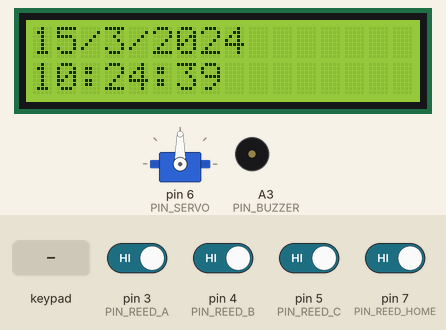
Bench run of a sketch on a simulated Arduino Mega 2560, built with avr-gcc and run on an emulated ATmega2560. Parts: 16×2 character LCD, servo, buzzer (waves = sounding, pin HIGH). Inputs (shaded band) come from the test bench; at power-on: pin 3 (PIN_REED_A), pin 4 (PIN_REED_B), pin 5 (PIN_REED_C), pin 7 (PIN_REED_HOME) HIGH. The local clock reads 2024-03-15 10:24:30 at power-on unless the sketch sets it.

Above: at 9.8 s.
9.9 s: key 'A' pressed
At 10.7 s:
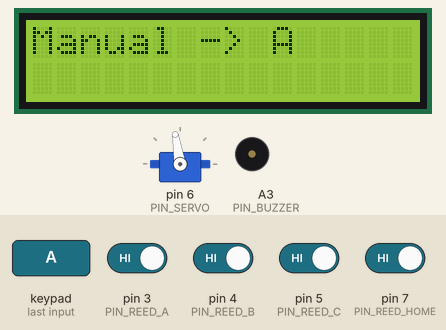
12.9 s: pin 3 (PIN_REED_A) driven LOW
At 14.1 s:
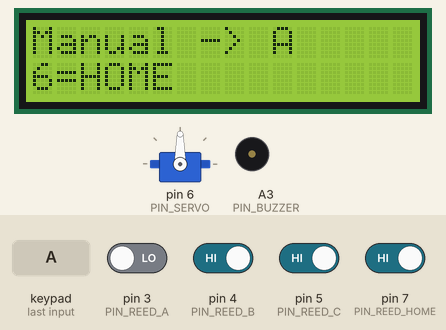
14.4 s: key '6' pressed
At 15.8 s:
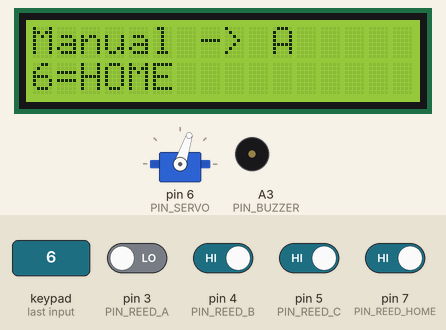
17.4 s: key 'B' pressed
At 22.0 s:
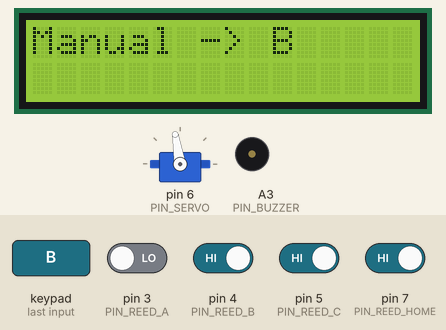
22.4 s: key 'C' pressed
At 29.4 s:
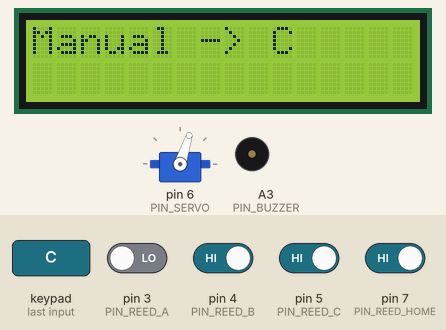
31.4 s: key 'D' pressed
At 36.8 s:
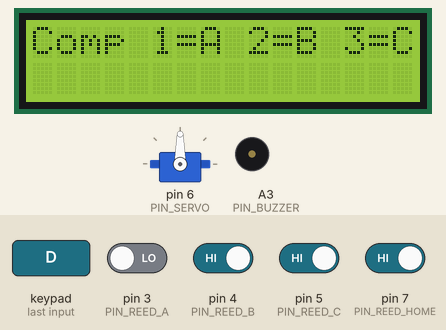
Timing chart, 0 to 37.7 s (numbered marks = the images above; inputs shaded):
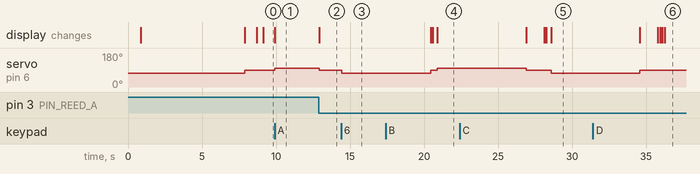

The sketch:

Code-V2.ino
```cpp
#include <Wire.h>
#include <RTClib.h>
#include <LiquidCrystal.h>
#include <Keypad.h>
#include <Servo.h>

// ===================== Hardware mapping =====================
static const uint8_t PIN_SERVO   = 6;
static const uint8_t PIN_BUZZER  = A3;

// Reeds (INPUT_PULLUP => activo LOW)
static const uint8_t PIN_REED_HOME = 7;
static const uint8_t PIN_REED_A    = 3;
static const uint8_t PIN_REED_B    = 4;
static const uint8_t PIN_REED_C    = 5;

// Servo commands for continuous rotation
static const uint8_t SERVO_STOP = 90;
static const uint8_t SERVO_CW   = 99;
static const uint8_t SERVO_CCW  = 72;

// "ACK" key (silenciar / regresar HOME)
static const char KEY_ACK = '6';

// ===================== Keypad & LCD =====================
const byte FILAS = 4, COLUMNAS = 4;
char keys[FILAS][COLUMNAS] = {
  {'1','2','3','A'},
  {'4','5','6','B'},
  {'7','8','9','C'},
  {'*','0','#','D'}
};
byte pinesFilas[FILAS]       = {22,24,26,28};
byte pinesColumnas[COLUMNAS] = {30,32,34,36};

Keypad teclado = Keypad(makeKeymap(keys), pinesFilas, pinesColumnas, FILAS, COLUMNAS);
LiquidCrystal lcd(42,44,46,48,50,52);
RTC_DS3231 rtc;
Servo servito;

// ===================== Data structures =====================
enum Comp : uint8_t { HOME=0, A=1, B=2, C=3 };

struct CompCfg {
  uint8_t reedPin;
  uint8_t cmdTo;     // comando servo para ir a ese compartimento
  uint8_t cmdBack;   // comando servo para volver a HOME desde ese compartimento
  const char* name;  // etiqueta
};

CompCfg compCfg[] = {
  { PIN_REED_HOME, SERVO_CCW, SERVO_CCW, "HOME" }, // HOME
  { PIN_REED_A,    SERVO_CW,  SERVO_CCW, "A"    },
  { PIN_REED_B,    SERVO_CW,  SERVO_CCW, "B"    },
  { PIN_REED_C,    SERVO_CCW, SERVO_CW,  "C"    }  // invertido para camino corto
};

struct DoseTime {
  uint8_t hour;
  uint8_t minute;
  bool enabled;
};

// scheduleTbl[comp][dose]  comp: A,B,C => 1..3 ; dose: 0..2
DoseTime scheduleTbl[4][3]; // index 0(HOME) no se usa

// Anti re-disparo en el mismo minuto
int lastTriggeredKey = -1;          // key = comp*10 + dose
int lastTriggeredMinuteStamp = -1;  // stamp por minuto

// ===================== Helpers =====================
bool reedStableLOW(uint8_t pin, uint16_t debounce_ms=25){
  if (digitalRead(pin) != LOW) return false;
  delay(debounce_ms);
  return (digitalRead(pin) == LOW);
}

bool moveUntilReed(Comp target, uint8_t servoCmd, unsigned long timeout_ms=5000){
  unsigned long t0 = millis();
  servito.write(servoCmd);

  while (millis() - t0 < timeout_ms){
    if (reedStableLOW(compCfg[target].reedPin, 25)){
      servito.write(SERVO_STOP);
      return true;
    }
  }
  servito.write(SERVO_STOP);
  return false;
}

bool moveToComp(Comp target, unsigned long timeout_ms=5000){
  return moveUntilReed(target, compCfg[target].cmdTo, timeout_ms);
}

bool returnHomeFrom(Comp from, unsigned long timeout_ms=5000){
  return moveUntilReed(HOME, compCfg[from].cmdBack, timeout_ms);
}

void beepPattern(){
  tone(PIN_BUZZER, 880, 120);
  delay(180);
  noTone(PIN_BUZZER);
}

void showDateTime(const DateTime& now){
  lcd.setCursor(0,0);
  lcd.print(now.day()); lcd.print("/");
  lcd.print(now.month()); lcd.print("/");
  lcd.print(now.year());

  lcd.setCursor(0,1);
  if (now.hour()<10) lcd.print("0");
  lcd.print(now.hour()); lcd.print(":");
  if (now.minute()<10) lcd.print("0");
  lcd.print(now.minute()); lcd.print(":");
  if (now.second()<10) lcd.print("0");
  lcd.print(now.second());
}

int minuteStamp(const DateTime& now){
  return now.day()*24*60 + now.hour()*60 + now.minute();
}

// ===================== Manual open =====================
void manualOpen(Comp comp){
  lcd.clear();
  lcd.print("Manual -> ");
  lcd.print(compCfg[comp].name);

  bool okGo = moveToComp(comp, 6000);
  if (!okGo){
    lcd.clear();
    lcd.print("Error: no llega");
    lcd.setCursor(0,1);
    lcd.print("a comp ");
    lcd.print(compCfg[comp].name);
    delay(1200);
    lcd.clear();
    return;
  }

  lcd.setCursor(0,1);
  lcd.print("6=HOME");

  // Espera ACK para regresar
  while (true){
    char k = teclado.getKey();
    if (k == KEY_ACK) break;
    delay(50);
  }

  returnHomeFrom(comp, 6000);
  lcd.clear();
}

// ===================== Alarm handling =====================
void runAlarm(Comp comp, uint8_t doseIdx){
  lcd.clear();
  lcd.print("Alarma ");
  lcd.print(compCfg[comp].name);
  lcd.print(" D");
  lcd.print(doseIdx+1);
  lcd.setCursor(0,1);
  lcd.print("ACK ");
  lcd.print(KEY_ACK);

  bool okGo = moveToComp(comp, 6000);
  if (!okGo){
    lcd.clear();
    lcd.print("Error: no llega");
    lcd.setCursor(0,1);
    lcd.print("a comp ");
    lcd.print(compCfg[comp].name);
    delay(1200);
    lcd.clear();
    return;
  }

  while (true){
    beepPattern();
    char k = teclado.getKey();
    if (k == KEY_ACK) break;
  }

  bool okBack = returnHomeFrom(comp, 6000);
  if (!okBack){
    lcd.clear();
    lcd.print("Error: no HOME");
    delay(1200);
  }

  lcd.clear();
}

// ===================== Minimal UI: set one schedule =====================
bool read2Digits(uint8_t &value){
  char a = teclado.waitForKey();
  char b = teclado.waitForKey();
  if (a<'0'||a>'9'||b<'0'||b>'9') return false;
  value = (a-'0')*10 + (b-'0');
  return true;
}

void configOneDose(){
  lcd.clear();
  lcd.print("Comp 1=A 2=B 3=C");
  char kc = teclado.waitForKey();
  Comp comp = (kc=='1')?A:(kc=='2')?B:(kc=='3')?C:HOME;
  if (comp==HOME) { lcd.clear(); return; }

  lcd.clear();
  lcd.print("Dosis 1/2/3?");
  char kd = teclado.waitForKey();
  uint8_t d = (kd=='1')?0:(kd=='2')?1:(kd=='3')?2:255;
  if (d==255) { lcd.clear(); return; }

  lcd.clear();
  lcd.print("Hora (HH):");
  lcd.setCursor(0,1);
  uint8_t hh=0, mm=0;
  if(!read2Digits(hh) || hh>23) { lcd.clear(); lcd.print("HH invalida"); delay(900); lcd.clear(); return; }

  lcd.clear();
  lcd.print("Min (MM):");
  lcd.setCursor(0,1);
  if(!read2Digits(mm) || mm>59) { lcd.clear(); lcd.print("MM invalido"); delay(900); lcd.clear(); return; }

  scheduleTbl[comp][d].hour = hh;
  scheduleTbl[comp][d].minute = mm;
  scheduleTbl[comp][d].enabled = true;

  lcd.clear();
  lcd.print("Guardado ");
  lcd.print(compCfg[comp].name);
  lcd.print(" D"); lcd.print(d+1);
  delay(900);
  lcd.clear();
}

// ===================== Setup & loop =====================
void setup(){
  Wire.begin();

  lcd.begin(16,2);
  lcd.clear();
  lcd.print("Pastillero V2");
  delay(800);
  lcd.clear();

  if (!rtc.begin()){
    lcd.print("RTC FAIL");
    while(1);
  }
  // Ajuste RTC (solo 1 vez si lo necesitas):
  // rtc.adjust(DateTime(__DATE__, __TIME__));

  pinMode(PIN_BUZZER, OUTPUT);

  pinMode(PIN_REED_HOME, INPUT_PULLUP);
  pinMode(PIN_REED_A,    INPUT_PULLUP);
  pinMode(PIN_REED_B,    INPUT_PULLUP);
  pinMode(PIN_REED_C,    INPUT_PULLUP);

  servito.attach(PIN_SERVO);
  servito.write(SERVO_STOP);

  // Inicializa horarios deshabilitados
  for (int c=0;c<4;c++){
    for (int d=0;d<3;d++){
      scheduleTbl[c][d].hour = 0;
      scheduleTbl[c][d].minute = 0;
      scheduleTbl[c][d].enabled = false;
    }
  }

  // Homing automático
  lcd.print("Buscando HOME...");
  bool okHome = moveUntilReed(HOME, SERVO_CCW, 7000);
  lcd.clear();
  lcd.print(okHome ? "HOME OK" : "HOME FAIL");
  delay(800);
  lcd.clear();
}

void loop(){
  DateTime now = rtc.now();
  showDateTime(now);

  // Teclas manuales + config:
  // A/B/C -> abrir manual A/B/C
  // D     -> configurar una dosis
  char k = teclado.getKey();
  if (k == 'A'){
    manualOpen(A);
  } else if (k == 'B'){
    manualOpen(B);
  } else if (k == 'C'){
    manualOpen(C);
  } else if (k == 'D'){
    configOneDose();
  }

  // Revisar alarmas
  int ms = minuteStamp(now);

  for (uint8_t comp = A; comp <= C; comp++){
    for (uint8_t d=0; d<3; d++){
      if (!scheduleTbl[comp][d].enabled) continue;

      if (now.hour() == scheduleTbl[comp][d].hour && now.minute() == scheduleTbl[comp][d].minute){
        int key = comp*10 + d;
        if (!(lastTriggeredMinuteStamp == ms && lastTriggeredKey == key)){
          lastTriggeredMinuteStamp = ms;
          lastTriggeredKey = key;
          runAlarm((Comp)comp, d);
        }
      }
    }
  }

  delay(150);
}
```

Measured:
- after the input at 9.9 s, servo on pin 6 (PIN_SERVO): 90° → 99° at once; the display: changes at once (image 1)
- after the input at 12.9 s, servo on pin 6 (PIN_SERVO): 99° → 90° at once; the display: changes at once (image 2)
- after the input at 14.4 s, servo on pin 6 (PIN_SERVO): 90° → 72° at once
- after the input at 17.4 s, the display: first differs from a run without the input after 3.5 s (image 4)
- after the input at 22.4 s, the display: first differs from a run without the input after 6.2 s (image 5)
- after the input at 31.4 s, the display: first differs from a run without the input after 4.9 s (image 6)
